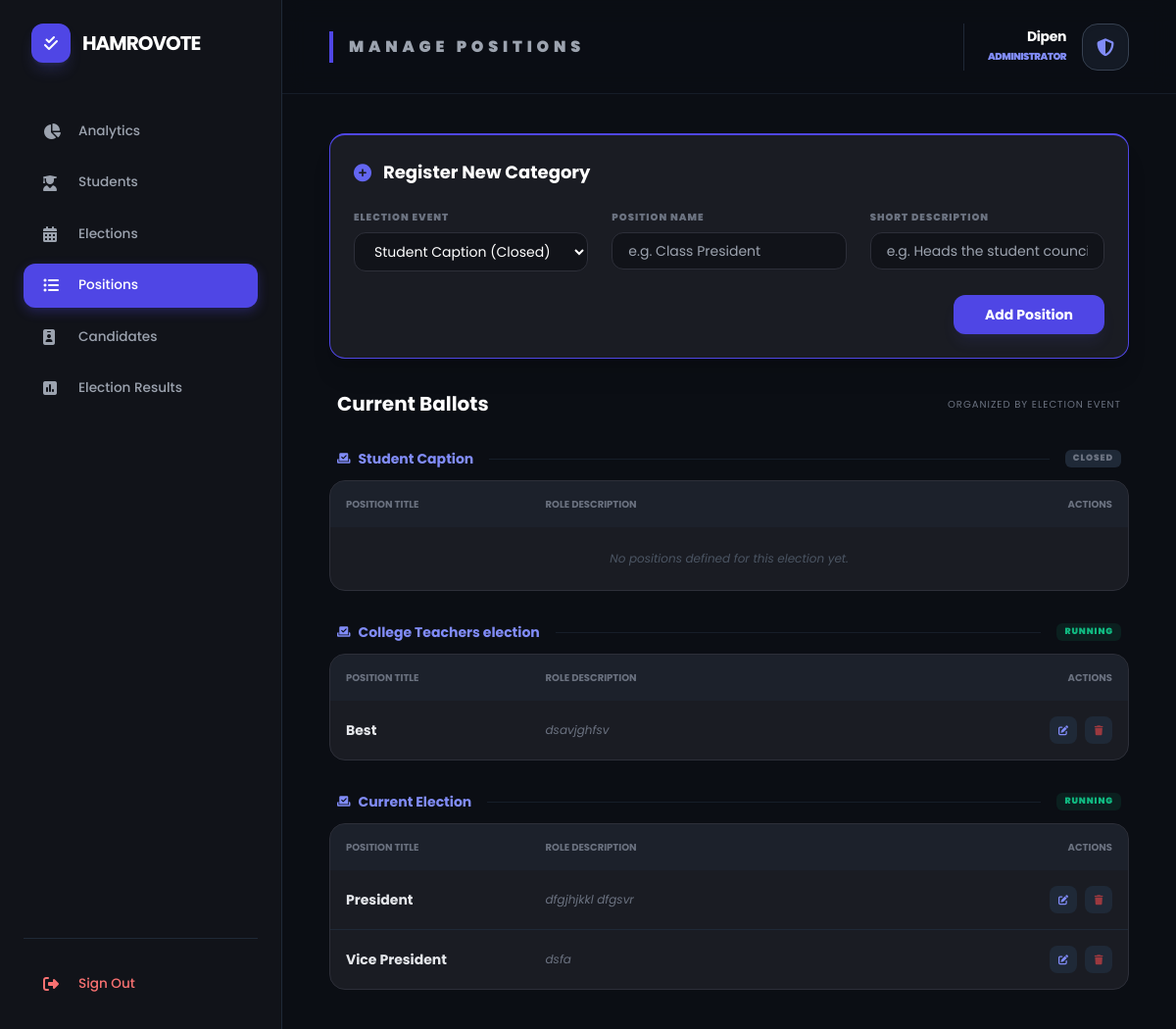
Screenshot of /positions/ (signed in) with the database file from the repository.
### voter/models.py (models this page shows, shortened)
class Election(models.Model):
    title = models.CharField(max_length=200)
    description = models.TextField(blank=True, null=True)
    start_date = models.DateTimeField()
    end_date = models.DateTimeField()
    is_active = models.BooleanField(default=True)
    created_at = models.DateTimeField(auto_now_add=True)
    @property
    def status(self):
        now = timezone.now()
        if not self.is_active:
            return "Disabled"
        if now < self.start_date:
            return "Upcoming"
        elif now > self.end_date:
            return "Closed"
        return "Running"
    class Meta:
        ordering = ['-start_date']

class Position(models.Model):
    election = models.ForeignKey(Election, on_delete=models.CASCADE, related_name='positions')
    title = models.CharField(max_length=100)
    description = models.TextField(blank=True, null=True)
    order = models.IntegerField(default=0)
    class Meta:
        ordering = ['order']

### dashboard/views.py (the view, shortened to what this page needs)
# urls.py: path('positions/', views.manage_positions, name='manage_positions'),
@staff_member_required
def manage_positions(request):
    elections = Election.objects.all().order_by('-created_at')
    positions = Position.objects.all().order_by('-id')
    return render(request, 'manage_positions.html', {
        'positions': positions,
        'elections': elections
    })

### dashboard/templates/manage_positions.html (shortened to what this page needs)
{% extends 'dashboard/base.html' %}
{% block page_title %}Manage Positions{% endblock %}
{% block content %}
<div class="w-full px-2 space-y-8">
    <div class="card p-6 shadow-xl border-t-2 border-indigo-600">
        <h3 class="text-lg font-bold text-white mb-6 flex items-center">
            <i class="fas fa-plus-circle mr-3 text-indigo-500"></i> Register New Category
        </h3>
        <form method="POST">
            <div class="grid grid-cols-1 md:grid-cols-3 gap-6">
                <div>
                    <label class="block text-[10px] text-gray-500 mb-2 uppercase font-black tracking-widest">Election Event</label>
                    <select name="election_id" class="input-style text-sm py-2" required>
                        {% for e in elections %}
                            <option value="{{ e.id }}">{{ e.title }} ({{ e.status }})</option>
                        {% endfor %}
                    </select>
                </div>
                <div>
                    <label class="block text-[10px] text-gray-500 mb-2 uppercase font-black tracking-widest">Position Name</label>
                    <input type="text" name="title" placeholder="e.g. Class President" class="input-style text-sm py-2" required>
                </div>
                <div>
                    <label class="block text-[10px] text-gray-500 mb-2 uppercase font-black tracking-widest">Short Description</label>
                    <input type="text" name="description" placeholder="e.g. Heads the student council" class="input-style text-sm py-2">
                </div>
            </div>
            <div class="flex justify-end mt-6">
                <button type="submit" name="add_position" class="bg-indigo-600 hover:bg-indigo-700 px-8 py-2.5 rounded-xl font-bold text-white text-sm transition-all shadow-lg shadow-indigo-500/10">
                    Add Position
                </button>
            </div>
        </form>
    </div>
    <div class="space-y-8">
        <div class="flex items-center justify-between px-2">
            <h2 class="text-xl font-bold text-white">Current Ballots</h2>
            <p class="text-[10px] text-gray-500 uppercase tracking-widest">Organized by Election Event</p>
        </div>
        {% for e in elections %}
        <div class="space-y-3">
            <div class="flex items-center gap-4 px-2">
                <h3 class="text-sm font-bold text-indigo-400 flex items-center whitespace-nowrap">
                    <i class="fas fa-vote-yea mr-2 text-xs"></i> {{ e.title }}
                </h3>
                <div class="h-[1px] flex-1 bg-gray-800/60"></div>
                <span class="text-[9px] font-black px-2 py-0.5 rounded-md {% if e.status == 'Running' %}bg-emerald-500/10 text-emerald-500{% else %}bg-gray-800 text-gray-500{% endif %} uppercase tracking-widest">
                    {{ e.status }}
                </span>
            </div>
            <div class="card overflow-hidden">
                <table class="w-full text-left">
                    <thead class="bg-gray-800/40 text-gray-500 text-[10px] uppercase font-black">
                        <tr>
                            <th class="p-4 w-1/4">Position Title</th>
                            <th class="p-4">Role Description</th>
                            <th class="p-4 w-32 text-right">Actions</th>
                        </tr>
                    </thead>
                    <tbody class="divide-y divide-gray-800">
                        {% for p in e.positions.all %}
                        <tr class="hover:bg-white/5 transition">
                            <td class="p-4">
                                <span class="font-bold text-gray-200 text-sm">{{ p.title }}</span>
                            </td>
                            <td class="p-4 text-xs text-gray-500 italic">
                                {{ p.description|default:"No description provided for this role." }}
                            </td>
                            <td class="p-4">
                                <div class="flex justify-end gap-2">
                                    <a href="{% url 'dashboard:edit_position' p.id %}" class="w-7 h-7 rounded-lg bg-gray-800 flex items-center justify-center text-indigo-400 hover:bg-indigo-600 hover:text-white transition">
                                        <i class="fas fa-edit text-[10px]"></i>
                                    </a>
                                    <a href="{% url 'dashboard:delete_position' p.id %}" onclick="return confirm('Delete this position?')" class="w-7 h-7 rounded-lg bg-gray-800 flex items-center justify-center text-red-500/60 hover:bg-red-600 hover:text-white transition">
                                        <i class="fas fa-trash text-[10px]"></i>
                                    </a>
                                </div>
                            </td>
                        </tr>
                        {% empty %}
                        <tr>
                            <td colspan="3" class="p-6 text-center text-gray-600 italic text-xs">
                                No positions defined for this election yet.
                            </td>
                        </tr>
                        {% endfor %}
                    </tbody>
                </table>
            </div>
        </div>
        {% endfor %}
    </div>
</div>
{% endblock %}

### dashboard/templates/dashboard/base.html (shortened to what this page needs)
<!DOCTYPE html>
<html lang="en">
<head>
    <script src="https://cdn.tailwindcss.com"></script>
    <link rel="stylesheet" href="https://cdnjs.cloudflare.com/ajax/libs/font-awesome/6.4.0/css/all.min.css">
</head>
<body class="flex min-h-screen">
    <aside class="w-72 sidebar p-6 flex flex-col sticky top-0 h-screen z-50">
        <div class="flex items-center gap-3 mb-12 px-2">
            <div class="w-10 h-10 bg-indigo-600 rounded-xl flex items-center justify-center shadow-lg shadow-indigo-500/20">
                <i class="fas fa-check-double text-white"></i>
            </div>
            <span class="text-xl font-bold tracking-tighter text-white uppercase">HamroVote</span>
        </div>
        <nav class="flex-1 space-y-2">
            <a href="{% url 'dashboard:admin_dashboard' %}" class="nav-link {% if request.resolver_match.url_name == 'admin_dashboard' %}active{% endif %}">
                <i class="fas fa-chart-pie"></i> Analytics
            </a>
            <a href="{% url 'dashboard:manage_students' %}" class="nav-link {% if request.resolver_match.url_name == 'manage_students' %}active{% endif %}">
                <i class="fas fa-user-graduate"></i> Students
            </a>
            <a href="{% url 'dashboard:manage_elections' %}" class="nav-link {% if request.resolver_match.url_name == 'manage_elections' %}active{% endif %}">
                <i class="fas fa-calendar-alt"></i> Elections
            </a>
            <a href="{% url 'dashboard:manage_positions' %}" class="nav-link {% if request.resolver_match.url_name == 'manage_positions' %}active{% endif %}">
                <i class="fas fa-list-ul"></i> Positions
            </a>
            <a href="{% url 'dashboard:manage_candidates' %}" class="nav-link {% if request.resolver_match.url_name == 'manage_candidates' %}active{% endif %}">
                <i class="fas fa-id-badge"></i> Candidates
            </a>
                <a href="{% url 'dashboard:admin_results' %}" class="nav-link {% if request.resolver_match.url_name == 'admin_results' %}active{% endif %}">
        <i class="fas fa-poll"></i> Election Results
    </a>
        </nav>
        <div class="mt-auto pt-6 border-t border-gray-800">
            <a href="{% url 'accounts:logout' %}" class="nav-link text-red-400 hover:bg-red-500/10">
                <i class="fas fa-sign-out-alt"></i> Sign Out
            </a>
        </div>
    </aside>
    <div class="flex-1 flex flex-col">
<header class="h-24 border-b border-gray-800/60 flex items-center justify-between px-12 bg-[#0b0e14]/80 backdrop-blur-md sticky top-0 z-40">
    <div>
        <h2 class="text-base font-black text-gray-400 uppercase tracking-[0.3em] border-l-4 border-indigo-600 pl-4 py-1">
            {% block page_title %}Overview{% endblock %}
        </h2>
    </div>
    <div class="flex items-center gap-6">
        <div class="flex items-center gap-4 pl-6 border-l border-gray-800">
            <div class="text-right hidden sm:block">
                <p class="text-sm font-bold text-white leading-none capitalize tracking-tight">{{ user.username }}</p>
                <p class="text-[10px] text-indigo-400 font-black uppercase tracking-tighter mt-1.5">Administrator</p>
            </div>
            <div class="w-12 h-12 bg-gray-800/50 rounded-2xl flex items-center justify-center border border-gray-700 shadow-inner">
                <i class="fas fa-shield-alt text-indigo-400 text-lg"></i>
            </div>
        </div>
    </div>
</header>
        <main class="p-10 flex-1">
            {% block content %}{% endblock %}
        </main>
    </div>
</body>
</html>

### dashboard/templates/dashboard/base.html (style rules this page uses)
body { background-color: #0b0e14; color: #e5e7eb; font-family: 'Poppins', sans-serif; }
.sidebar { background-color: #111319; border-right: 1px solid #1f2937; }
.card { background-color: #1a1c23; border: 1px solid #2d2f39; border-radius: 1rem; }
.nav-link { color: #9ca3af; padding: 0.75rem 1.25rem; display: flex; align-items: center; border-radius: 0.75rem; transition: all 0.2s ease; font-size: 0.85rem; font-weight: 500; }
.nav-link.active { background-color: #4f46e5; color: #fff; box-shadow: 0 4px 12px rgba(79, 70, 229, 0.3); }
.nav-link i { width: 2.25rem; font-size: 1rem; }
.input-style { background-color: #111319; border: 1px solid #2d2f39; border-radius: 0.75rem; padding: 0.65rem 1rem; width: 100%; color: white; outline: none; font-size: 0.875rem; transition: border-color 0.2s; }

### rows the page displays
Election: title "Student Caption", status "CLOSED"
Election: title "College Teachers election", status "RUNNING"
Position: title "Best", description "dsavjghfsv"
Election: title "Current Election", status "RUNNING"
Position: title "President", description "dfgjhjkkl dfgsvr"
Position: title "Vice President", description "dsfa"

### other values shown
{{ user.username }} "Dipen"
form field election_id "Student Caption (Closed)"
